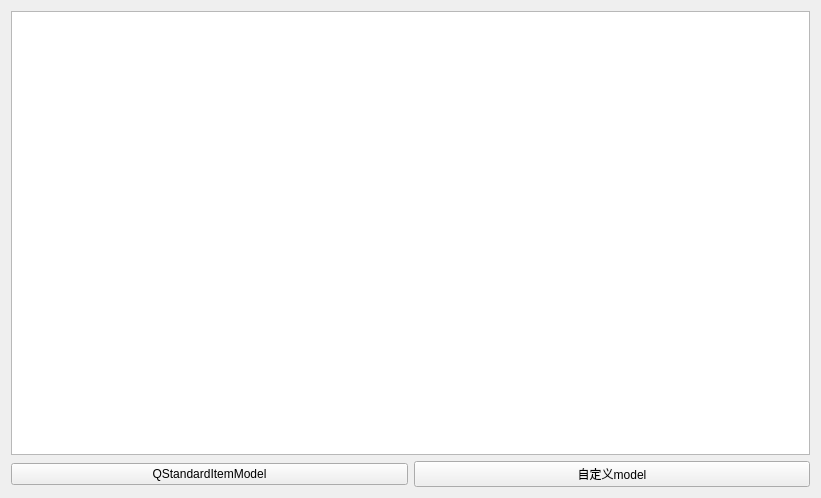
<?xml version="1.0" encoding="UTF-8"?>
<ui version="4.0">
 <class>MainWindow</class>
 <widget class="QMainWindow" name="MainWindow">
  <property name="geometry">
   <rect>
    <x>0</x>
    <y>0</y>
    <width>821</width>
    <height>498</height>
   </rect>
  </property>
  <property name="windowTitle">
   <string>QTreeView自定义model示例（by逆风微光qq787701109）</string>
  </property>
  <widget class="QWidget" name="centralWidget">
   <layout class="QVBoxLayout" name="verticalLayout">
    <item>
     <widget class="QTreeView" name="treeView">
      <property name="styleSheet">
       <string notr="true"/>
      </property>
      <attribute name="headerHighlightSections">
       <bool>true</bool>
      </attribute>
     </widget>
    </item>
    <item>
     <layout class="QHBoxLayout" name="horizontalLayout">
      <item>
       <widget class="QPushButton" name="btn1">
        <property name="text">
         <string>QStandardItemModel</string>
        </property>
       </widget>
      </item>
      <item>
       <widget class="QPushButton" name="btn2">
        <property name="text">
         <string>自定义model</string>
        </property>
       </widget>
      </item>
     </layout>
    </item>
   </layout>
  </widget>
 </widget>
 <layoutdefault spacing="6" margin="11"/>
 <resources/>
 <connections/>
</ui>
